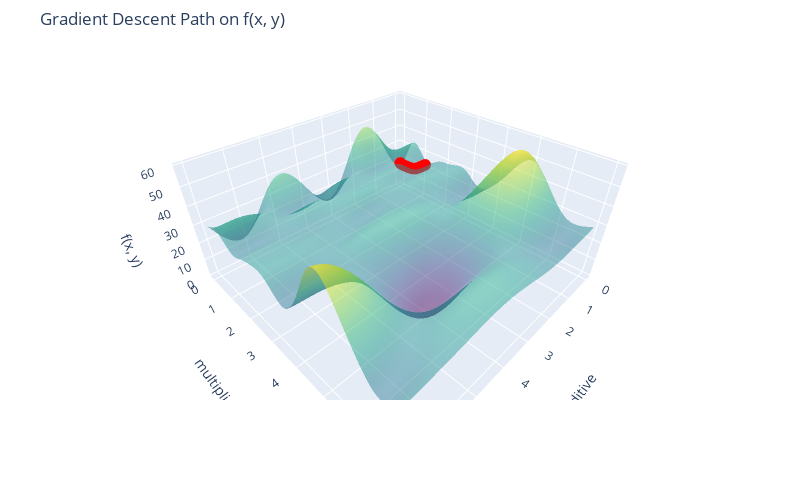

Notebook source saved alongside this figure:
### Markdown cell above
Por que será que o algoritmo de descida do gradiente não foi capaz de encontrar os valores dos parâmetros? 

Para responder esta questão, vamos aproveitar que o problema só tem 2 parâmetros ($a$ e $m$) e plotar a **superfície do erro** para o problema, isto é, um gráfico mostrando o valor da loss function para diferentes valores dos parâmetros. Para ganhar ainda mais informação, vamos mostrar como os valores dos parâmetros mudaram como resultado da descida do gradiente.

### Code cell
import plotly.graph_objects as go

A = np.linspace(0, 7, 200)
M = np.linspace(0, 7, 200)
A, M = np.meshgrid(A, M)
L = np.zeros_like(A)

for i in range(A.shape[0]):
    for j in range(A.shape[1]):
        L[i, j] = np.sum((true_y - (np.sin(x * M[i, j] + A[i, j]))) ** 2)

history_np = np.array(history)
m_path = history_np[:, 0].squeeze()
a_path = history_np[:, 1].squeeze()
l_path = history_np[:, 2].squeeze()

# Create the 3D plot
fig = go.Figure()

# Function surface
fig.add_trace(go.Surface(
    z=L, x=A, y=M,
    colorscale='Viridis',
    opacity=0.5,
    showscale=False,
    name='Surface'))

# Descent path
fig.add_trace(go.Scatter3d(
    x=a_path,
    y=m_path,
    z=l_path,
    mode='lines+markers',
    line=dict(color='red', width=4),
    marker=dict(size=4, color='red'),
    name='Gradient Descent Path'
))

# Layout
fig.update_layout(
    title='Gradient Descent Path on f(x, y)',
    scene=dict(
        xaxis_title='additive',
        yaxis_title='multiplicative',
        zaxis_title='f(x, y)',
        aspectmode='manual',  # Set fixed aspect ratio
        aspectratio=dict(x=1.5, y=1.5, z=0.7)  # Tweak this for better visuals
    ),
    autosize=False,
    width=800,
    height=500,
    margin=dict(l=0, r=0, b=100, t=50)
)

fig.show()

### Figure 1 — Plotly figure (JSON) as saved in the notebook; plotly's stock layout.template omitted (floating-point values rounded to 4 significant figures; data arrays with more than 128 entries replaced by an {"elided": "..."} marker saying what was removed)
{"data": [{"colorscale": [[0, "#440154"], [0.1111, "#482878"], [0.2222, "#3e4989"], [0.3333, "#31688e"], [0.4444, "#26828e"], [0.5556, "#1f9e89"], [0.6667, "#35b779"], [0.7778, "#6ece58"], [0.8889, "#b5de2b"], [1, "#fde725"]], "name": "Surface", "opacity": 0.5, "showscale": false, "type": "surface", "x": {"elided": "200x200 float values"}, "y": {"elided": "200x200 float values"}, "z": {"elided": "200x200 float values"}}, {"line": {"color": "red", "width": 4}, "marker": {"color": "red", "size": 4}, "mode": "lines+markers", "name": "Gradient Descent Path", "type": "scatter3d", "x": {"elided": "1002 float values"}, "y": {"elided": "1002 float values"}, "z": {"elided": "1002 float values"}}], "layout": {"autosize": false, "height": 500, "margin": {"b": 100, "l": 0, "r": 0, "t": 50}, "scene": {"aspectmode": "manual", "aspectratio": {"x": 1.5, "y": 1.5, "z": 0.7}, "xaxis": {"title": {"text": "additive"}}, "yaxis": {"title": {"text": "multiplicative"}}, "zaxis": {"title": {"text": "f(x, y)"}}}, "title": {"text": "Gradient Descent Path on f(x, y)"}, "width": 800}}
